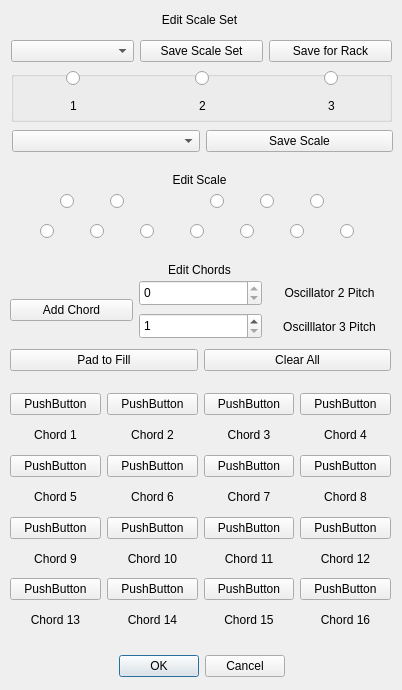
<?xml version="1.0" encoding="UTF-8"?>
<ui version="4.0">
 <class>osc3ScaleEditor</class>
 <widget class="QDialog" name="osc3ScaleEditor">
  <property name="geometry">
   <rect>
    <x>0</x>
    <y>0</y>
    <width>402</width>
    <height>690</height>
   </rect>
  </property>
  <property name="windowTitle">
   <string>Sync3 Scale Set Editor</string>
  </property>
  <widget class="QDialogButtonBox" name="buttonBox">
   <property name="geometry">
    <rect>
     <x>31</x>
     <y>650</y>
     <width>341</width>
     <height>32</height>
    </rect>
   </property>
   <property name="orientation">
    <enum>Qt::Horizontal</enum>
   </property>
   <property name="standardButtons">
    <set>QDialogButtonBox::Cancel|QDialogButtonBox::Ok</set>
   </property>
   <property name="centerButtons">
    <bool>true</bool>
   </property>
  </widget>
  <widget class="QWidget" name="horizontalLayoutWidget">
   <property name="geometry">
    <rect>
     <x>11</x>
     <y>31</y>
     <width>381</width>
     <height>41</height>
    </rect>
   </property>
   <layout class="QHBoxLayout" name="scalesSetButtons">
    <item>
     <widget class="QComboBox" name="selectResourceSet"/>
    </item>
    <item>
     <widget class="QPushButton" name="saveResourceSet">
      <property name="text">
       <string>Save Scale Set</string>
      </property>
     </widget>
    </item>
    <item>
     <widget class="QPushButton" name="saveForRack">
      <property name="text">
       <string>Save for Rack</string>
      </property>
     </widget>
    </item>
   </layout>
  </widget>
  <widget class="QWidget" name="horizontalLayoutWidget_2">
   <property name="geometry">
    <rect>
     <x>12</x>
     <y>121</y>
     <width>381</width>
     <height>41</height>
    </rect>
   </property>
   <layout class="QHBoxLayout" name="saveLoadScale">
    <item>
     <widget class="QComboBox" name="selectResource"/>
    </item>
    <item>
     <widget class="QPushButton" name="saveResource">
      <property name="text">
       <string>Save Scale</string>
      </property>
     </widget>
    </item>
   </layout>
  </widget>
  <widget class="QGroupBox" name="groupBox_2">
   <property name="geometry">
    <rect>
     <x>11</x>
     <y>71</y>
     <width>381</width>
     <height>51</height>
    </rect>
   </property>
   <property name="title">
    <string/>
   </property>
   <widget class="QWidget" name="layoutWidget">
    <property name="geometry">
     <rect>
      <x>1</x>
      <y>0</y>
      <width>381</width>
      <height>48</height>
     </rect>
    </property>
    <layout class="QHBoxLayout" name="horizontalLayout">
     <item>
      <layout class="QVBoxLayout" name="slot1layout">
       <property name="sizeConstraint">
        <enum>QLayout::SetDefaultConstraint</enum>
       </property>
       <item>
        <layout class="QHBoxLayout" name="horizontalLayout_2">
         <item>
          <widget class="QRadioButton" name="slot1">
           <property name="sizePolicy">
            <sizepolicy hsizetype="Maximum" vsizetype="Maximum">
             <horstretch>0</horstretch>
             <verstretch>0</verstretch>
            </sizepolicy>
           </property>
           <property name="layoutDirection">
            <enum>Qt::LeftToRight</enum>
           </property>
           <property name="text">
            <string/>
           </property>
          </widget>
         </item>
        </layout>
       </item>
       <item>
        <widget class="QLabel" name="label1">
         <property name="text">
          <string>1</string>
         </property>
         <property name="alignment">
          <set>Qt::AlignCenter</set>
         </property>
        </widget>
       </item>
      </layout>
     </item>
     <item>
      <layout class="QVBoxLayout" name="slot2layout">
       <property name="sizeConstraint">
        <enum>QLayout::SetDefaultConstraint</enum>
       </property>
       <item>
        <layout class="QHBoxLayout" name="horizontalLayout_3">
         <item>
          <widget class="QRadioButton" name="slot2">
           <property name="sizePolicy">
            <sizepolicy hsizetype="Maximum" vsizetype="Maximum">
             <horstretch>0</horstretch>
             <verstretch>0</verstretch>
            </sizepolicy>
           </property>
           <property name="layoutDirection">
            <enum>Qt::LeftToRight</enum>
           </property>
           <property name="text">
            <string/>
           </property>
          </widget>
         </item>
        </layout>
       </item>
       <item>
        <widget class="QLabel" name="label2">
         <property name="text">
          <string>2</string>
         </property>
         <property name="alignment">
          <set>Qt::AlignCenter</set>
         </property>
        </widget>
       </item>
      </layout>
     </item>
     <item>
      <layout class="QVBoxLayout" name="slot3layout">
       <property name="sizeConstraint">
        <enum>QLayout::SetDefaultConstraint</enum>
       </property>
       <item>
        <layout class="QHBoxLayout" name="horizontalLayout_4">
         <item>
          <widget class="QRadioButton" name="slot3">
           <property name="sizePolicy">
            <sizepolicy hsizetype="Maximum" vsizetype="Maximum">
             <horstretch>0</horstretch>
             <verstretch>0</verstretch>
            </sizepolicy>
           </property>
           <property name="layoutDirection">
            <enum>Qt::LeftToRight</enum>
           </property>
           <property name="text">
            <string/>
           </property>
          </widget>
         </item>
        </layout>
       </item>
       <item>
        <widget class="QLabel" name="label3">
         <property name="text">
          <string>3</string>
         </property>
         <property name="alignment">
          <set>Qt::AlignCenter</set>
         </property>
        </widget>
       </item>
      </layout>
     </item>
    </layout>
   </widget>
  </widget>
  <widget class="QLabel" name="label_8">
   <property name="geometry">
    <rect>
     <x>10</x>
     <y>10</y>
     <width>379</width>
     <height>19</height>
    </rect>
   </property>
   <property name="text">
    <string>Edit Scale Set</string>
   </property>
   <property name="alignment">
    <set>Qt::AlignCenter</set>
   </property>
  </widget>
  <widget class="QWidget" name="horizontalLayoutWidget_6">
   <property name="geometry">
    <rect>
     <x>10</x>
     <y>279</y>
     <width>381</width>
     <height>62</height>
    </rect>
   </property>
   <layout class="QHBoxLayout" name="addChordControls">
    <item>
     <widget class="QPushButton" name="addChord">
      <property name="text">
       <string>Add Chord</string>
      </property>
     </widget>
    </item>
    <item>
     <layout class="QVBoxLayout" name="verticalLayout_2">
      <item>
       <widget class="QSpinBox" name="osc2Pitch">
        <property name="minimumSize">
         <size>
          <width>71</width>
          <height>26</height>
         </size>
        </property>
        <property name="minimum">
         <number>0</number>
        </property>
        <property name="maximum">
         <number>0</number>
        </property>
       </widget>
      </item>
      <item>
       <widget class="QSpinBox" name="osc3Pitch">
        <property name="sizePolicy">
         <sizepolicy hsizetype="Minimum" vsizetype="Fixed">
          <horstretch>0</horstretch>
          <verstretch>0</verstretch>
         </sizepolicy>
        </property>
        <property name="minimumSize">
         <size>
          <width>79</width>
          <height>26</height>
         </size>
        </property>
        <property name="minimum">
         <number>1</number>
        </property>
        <property name="maximum">
         <number>64</number>
        </property>
       </widget>
      </item>
     </layout>
    </item>
    <item>
     <layout class="QVBoxLayout" name="verticalLayout_8">
      <item>
       <widget class="QLabel" name="label_7">
        <property name="text">
         <string>Oscillator 2 Pitch</string>
        </property>
        <property name="alignment">
         <set>Qt::AlignCenter</set>
        </property>
       </widget>
      </item>
      <item>
       <widget class="QLabel" name="label_2">
        <property name="text">
         <string>Oscilllator 3 Pitch</string>
        </property>
        <property name="alignment">
         <set>Qt::AlignCenter</set>
        </property>
       </widget>
      </item>
     </layout>
    </item>
   </layout>
  </widget>
  <widget class="QWidget" name="gridLayoutWidget">
   <property name="geometry">
    <rect>
     <x>10</x>
     <y>393</y>
     <width>381</width>
     <height>241</height>
    </rect>
   </property>
   <layout class="QGridLayout" name="sequenceGrid_2">
    <item row="0" column="0">
     <layout class="QVBoxLayout" name="verticalLayout_9">
      <item>
       <widget class="QPushButton" name="chord1">
        <property name="text">
         <string>PushButton</string>
        </property>
       </widget>
      </item>
      <item>
       <widget class="QLabel" name="label_21">
        <property name="text">
         <string>Chord 1</string>
        </property>
        <property name="alignment">
         <set>Qt::AlignCenter</set>
        </property>
       </widget>
      </item>
     </layout>
    </item>
    <item row="0" column="1">
     <layout class="QVBoxLayout" name="verticalLayout_20">
      <item>
       <widget class="QPushButton" name="chord2">
        <property name="text">
         <string>PushButton</string>
        </property>
       </widget>
      </item>
      <item>
       <widget class="QLabel" name="label_22">
        <property name="text">
         <string>Chord 2</string>
        </property>
        <property name="alignment">
         <set>Qt::AlignCenter</set>
        </property>
       </widget>
      </item>
     </layout>
    </item>
    <item row="0" column="2">
     <layout class="QVBoxLayout" name="verticalLayout_21">
      <item>
       <widget class="QPushButton" name="chord3">
        <property name="text">
         <string>PushButton</string>
        </property>
       </widget>
      </item>
      <item>
       <widget class="QLabel" name="label_23">
        <property name="text">
         <string>Chord 3</string>
        </property>
        <property name="alignment">
         <set>Qt::AlignCenter</set>
        </property>
       </widget>
      </item>
     </layout>
    </item>
    <item row="0" column="3">
     <layout class="QVBoxLayout" name="verticalLayout_22">
      <item>
       <widget class="QPushButton" name="chord4">
        <property name="text">
         <string>PushButton</string>
        </property>
       </widget>
      </item>
      <item>
       <widget class="QLabel" name="label_24">
        <property name="text">
         <string>Chord 4</string>
        </property>
        <property name="alignment">
         <set>Qt::AlignCenter</set>
        </property>
       </widget>
      </item>
     </layout>
    </item>
    <item row="1" column="0">
     <layout class="QVBoxLayout" name="verticalLayout_23">
      <item>
       <widget class="QPushButton" name="chord5">
        <property name="text">
         <string>PushButton</string>
        </property>
       </widget>
      </item>
      <item>
       <widget class="QLabel" name="label_25">
        <property name="text">
         <string>Chord 5</string>
        </property>
        <property name="alignment">
         <set>Qt::AlignCenter</set>
        </property>
       </widget>
      </item>
     </layout>
    </item>
    <item row="1" column="1">
     <layout class="QVBoxLayout" name="verticalLayout_24">
      <item>
       <widget class="QPushButton" name="chord6">
        <property name="text">
         <string>PushButton</string>
        </property>
       </widget>
      </item>
      <item>
       <widget class="QLabel" name="label_26">
        <property name="text">
         <string>Chord 6</string>
        </property>
        <property name="alignment">
         <set>Qt::AlignCenter</set>
        </property>
       </widget>
      </item>
     </layout>
    </item>
    <item row="1" column="2">
     <layout class="QVBoxLayout" name="verticalLayout_25">
      <item>
       <widget class="QPushButton" name="chord7">
        <property name="text">
         <string>PushButton</string>
        </property>
       </widget>
      </item>
      <item>
       <widget class="QLabel" name="label_27">
        <property name="text">
         <string>Chord 7</string>
        </property>
        <property name="alignment">
         <set>Qt::AlignCenter</set>
        </property>
       </widget>
      </item>
     </layout>
    </item>
    <item row="1" column="3">
     <layout class="QVBoxLayout" name="verticalLayout_26">
      <item>
       <widget class="QPushButton" name="chord8">
        <property name="text">
         <string>PushButton</string>
        </property>
       </widget>
      </item>
      <item>
       <widget class="QLabel" name="label_28">
        <property name="text">
         <string>Chord 8</string>
        </property>
        <property name="alignment">
         <set>Qt::AlignCenter</set>
        </property>
       </widget>
      </item>
     </layout>
    </item>
    <item row="2" column="0">
     <layout class="QVBoxLayout" name="verticalLayout_27">
      <item>
       <widget class="QPushButton" name="chord9">
        <property name="text">
         <string>PushButton</string>
        </property>
       </widget>
      </item>
      <item>
       <widget class="QLabel" name="label_29">
        <property name="text">
         <string>Chord 9</string>
        </property>
        <property name="alignment">
         <set>Qt::AlignCenter</set>
        </property>
       </widget>
      </item>
     </layout>
    </item>
    <item row="2" column="1">
     <layout class="QVBoxLayout" name="verticalLayout_28">
      <item>
       <widget class="QPushButton" name="chord10">
        <property name="text">
         <string>PushButton</string>
        </property>
       </widget>
      </item>
      <item>
       <widget class="QLabel" name="label_30">
        <property name="text">
         <string>Chord 10</string>
        </property>
        <property name="alignment">
         <set>Qt::AlignCenter</set>
        </property>
       </widget>
      </item>
     </layout>
    </item>
    <item row="2" column="2">
     <layout class="QVBoxLayout" name="verticalLayout_29">
      <item>
       <widget class="QPushButton" name="chord11">
        <property name="text">
         <string>PushButton</string>
        </property>
       </widget>
      </item>
      <item>
       <widget class="QLabel" name="label_31">
        <property name="text">
         <string>Chord 11</string>
        </property>
        <property name="alignment">
         <set>Qt::AlignCenter</set>
        </property>
       </widget>
      </item>
     </layout>
    </item>
    <item row="2" column="3">
     <layout class="QVBoxLayout" name="verticalLayout_30">
      <item>
       <widget class="QPushButton" name="chord12">
        <property name="text">
         <string>PushButton</string>
        </property>
       </widget>
      </item>
      <item>
       <widget class="QLabel" name="label_32">
        <property name="text">
         <string>Chord 12</string>
        </property>
        <property name="alignment">
         <set>Qt::AlignCenter</set>
        </property>
       </widget>
      </item>
     </layout>
    </item>
    <item row="3" column="3">
     <layout class="QVBoxLayout" name="verticalLayout_31">
      <item>
       <widget class="QPushButton" name="chord16">
        <property name="text">
         <string>PushButton</string>
        </property>
       </widget>
      </item>
      <item>
       <widget class="QLabel" name="label_33">
        <property name="text">
         <string>Chord 16</string>
        </property>
        <property name="alignment">
         <set>Qt::AlignCenter</set>
        </property>
       </widget>
      </item>
     </layout>
    </item>
    <item row="3" column="2">
     <layout class="QVBoxLayout" name="verticalLayout_32">
      <item>
       <widget class="QPushButton" name="chord15">
        <property name="text">
         <string>PushButton</string>
        </property>
       </widget>
      </item>
      <item>
       <widget class="QLabel" name="label_34">
        <property name="text">
         <string>Chord 15</string>
        </property>
        <property name="alignment">
         <set>Qt::AlignCenter</set>
        </property>
       </widget>
      </item>
     </layout>
    </item>
    <item row="3" column="1">
     <layout class="QVBoxLayout" name="verticalLayout_33">
      <item>
       <widget class="QPushButton" name="chord14">
        <property name="text">
         <string>PushButton</string>
        </property>
       </widget>
      </item>
      <item>
       <widget class="QLabel" name="label_35">
        <property name="text">
         <string>Chord 14</string>
        </property>
        <property name="alignment">
         <set>Qt::AlignCenter</set>
        </property>
       </widget>
      </item>
     </layout>
    </item>
    <item row="3" column="0">
     <layout class="QVBoxLayout" name="verticalLayout_34">
      <item>
       <widget class="QPushButton" name="chord13">
        <property name="text">
         <string>PushButton</string>
        </property>
       </widget>
      </item>
      <item>
       <widget class="QLabel" name="label_36">
        <property name="text">
         <string>Chord 13</string>
        </property>
        <property name="alignment">
         <set>Qt::AlignCenter</set>
        </property>
       </widget>
      </item>
     </layout>
    </item>
   </layout>
  </widget>
  <widget class="QWidget" name="horizontalLayoutWidget_3">
   <property name="geometry">
    <rect>
     <x>10</x>
     <y>340</y>
     <width>381</width>
     <height>41</height>
    </rect>
   </property>
   <layout class="QHBoxLayout" name="addSequenceButtons">
    <item>
     <widget class="QPushButton" name="padToFill">
      <property name="text">
       <string>Pad to Fill</string>
      </property>
     </widget>
    </item>
    <item>
     <widget class="QPushButton" name="clearSequences">
      <property name="text">
       <string>Clear All</string>
      </property>
     </widget>
    </item>
   </layout>
  </widget>
  <widget class="QLabel" name="editChordsLabel">
   <property name="geometry">
    <rect>
     <x>10</x>
     <y>260</y>
     <width>379</width>
     <height>19</height>
    </rect>
   </property>
   <property name="text">
    <string>Edit Chords</string>
   </property>
   <property name="alignment">
    <set>Qt::AlignCenter</set>
   </property>
  </widget>
  <widget class="QLabel" name="editChordsLabel_2">
   <property name="geometry">
    <rect>
     <x>10</x>
     <y>170</y>
     <width>379</width>
     <height>19</height>
    </rect>
   </property>
   <property name="text">
    <string>Edit Scale</string>
   </property>
   <property name="alignment">
    <set>Qt::AlignCenter</set>
   </property>
  </widget>
  <widget class="QRadioButton" name="note1">
   <property name="geometry">
    <rect>
     <x>40</x>
     <y>220</y>
     <width>16</width>
     <height>23</height>
    </rect>
   </property>
   <property name="text">
    <string/>
   </property>
  </widget>
  <widget class="QRadioButton" name="note3">
   <property name="geometry">
    <rect>
     <x>90</x>
     <y>220</y>
     <width>16</width>
     <height>23</height>
    </rect>
   </property>
   <property name="text">
    <string/>
   </property>
  </widget>
  <widget class="QRadioButton" name="note5">
   <property name="geometry">
    <rect>
     <x>140</x>
     <y>220</y>
     <width>16</width>
     <height>23</height>
    </rect>
   </property>
   <property name="text">
    <string/>
   </property>
  </widget>
  <widget class="QRadioButton" name="note6">
   <property name="geometry">
    <rect>
     <x>190</x>
     <y>220</y>
     <width>16</width>
     <height>23</height>
    </rect>
   </property>
   <property name="text">
    <string/>
   </property>
  </widget>
  <widget class="QRadioButton" name="note8">
   <property name="geometry">
    <rect>
     <x>240</x>
     <y>220</y>
     <width>16</width>
     <height>23</height>
    </rect>
   </property>
   <property name="text">
    <string/>
   </property>
  </widget>
  <widget class="QRadioButton" name="note10">
   <property name="geometry">
    <rect>
     <x>290</x>
     <y>220</y>
     <width>16</width>
     <height>23</height>
    </rect>
   </property>
   <property name="text">
    <string/>
   </property>
  </widget>
  <widget class="QRadioButton" name="note12">
   <property name="geometry">
    <rect>
     <x>340</x>
     <y>220</y>
     <width>16</width>
     <height>23</height>
    </rect>
   </property>
   <property name="text">
    <string/>
   </property>
  </widget>
  <widget class="QRadioButton" name="note2">
   <property name="geometry">
    <rect>
     <x>60</x>
     <y>190</y>
     <width>16</width>
     <height>23</height>
    </rect>
   </property>
   <property name="text">
    <string/>
   </property>
  </widget>
  <widget class="QRadioButton" name="note4">
   <property name="geometry">
    <rect>
     <x>110</x>
     <y>190</y>
     <width>16</width>
     <height>23</height>
    </rect>
   </property>
   <property name="text">
    <string/>
   </property>
  </widget>
  <widget class="QRadioButton" name="note7">
   <property name="geometry">
    <rect>
     <x>210</x>
     <y>190</y>
     <width>16</width>
     <height>23</height>
    </rect>
   </property>
   <property name="text">
    <string/>
   </property>
  </widget>
  <widget class="QRadioButton" name="note9">
   <property name="geometry">
    <rect>
     <x>260</x>
     <y>190</y>
     <width>16</width>
     <height>23</height>
    </rect>
   </property>
   <property name="text">
    <string/>
   </property>
  </widget>
  <widget class="QRadioButton" name="note11">
   <property name="geometry">
    <rect>
     <x>310</x>
     <y>190</y>
     <width>16</width>
     <height>23</height>
    </rect>
   </property>
   <property name="text">
    <string/>
   </property>
  </widget>
 </widget>
 <resources/>
 <connections>
  <connection>
   <sender>buttonBox</sender>
   <signal>accepted()</signal>
   <receiver>osc3ScaleEditor</receiver>
   <slot>accept()</slot>
   <hints>
    <hint type="sourcelabel">
     <x>248</x>
     <y>254</y>
    </hint>
    <hint type="destinationlabel">
     <x>157</x>
     <y>274</y>
    </hint>
   </hints>
  </connection>
  <connection>
   <sender>buttonBox</sender>
   <signal>rejected()</signal>
   <receiver>osc3ScaleEditor</receiver>
   <slot>reject()</slot>
   <hints>
    <hint type="sourcelabel">
     <x>316</x>
     <y>260</y>
    </hint>
    <hint type="destinationlabel">
     <x>286</x>
     <y>274</y>
    </hint>
   </hints>
  </connection>
 </connections>
</ui>
